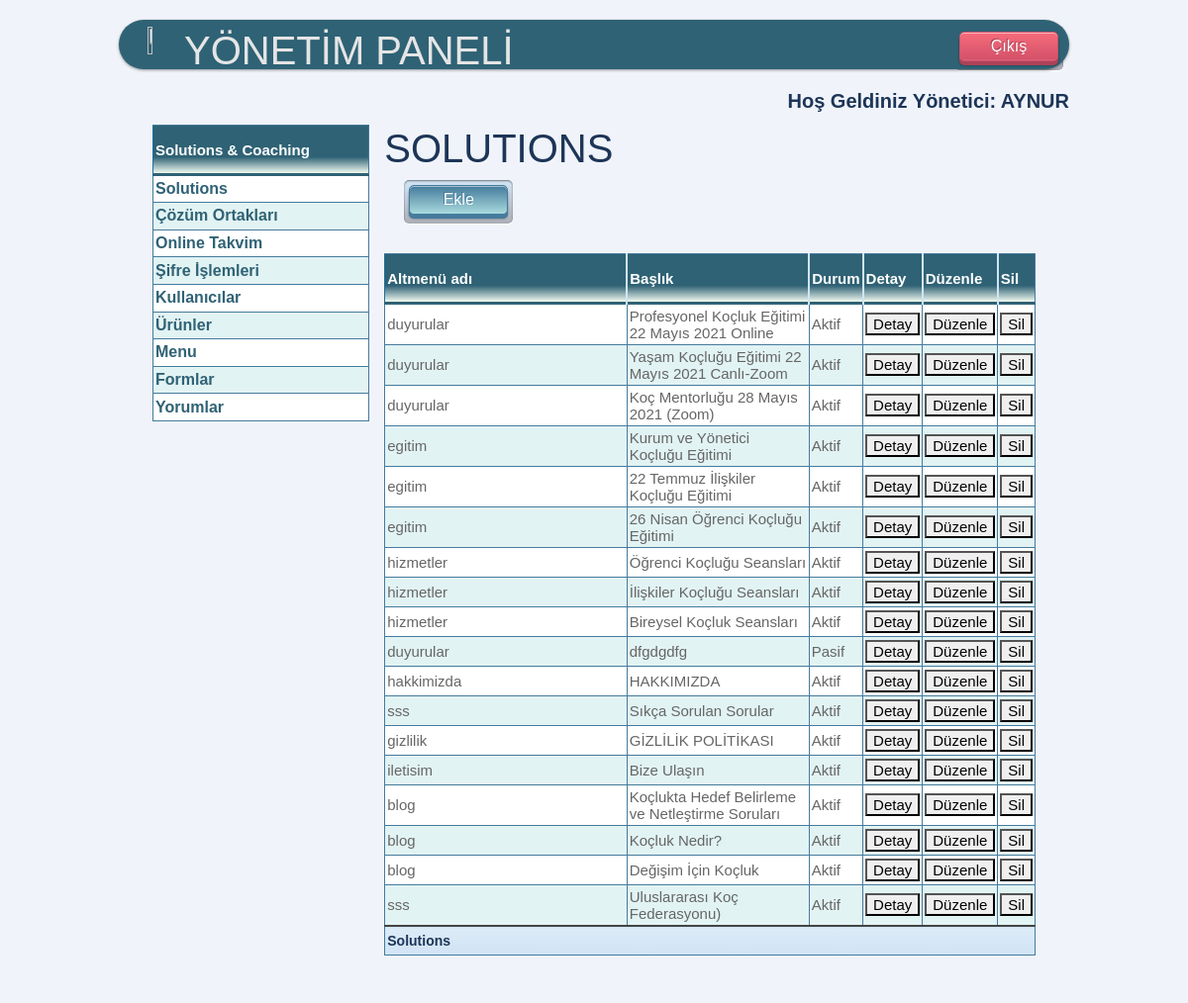
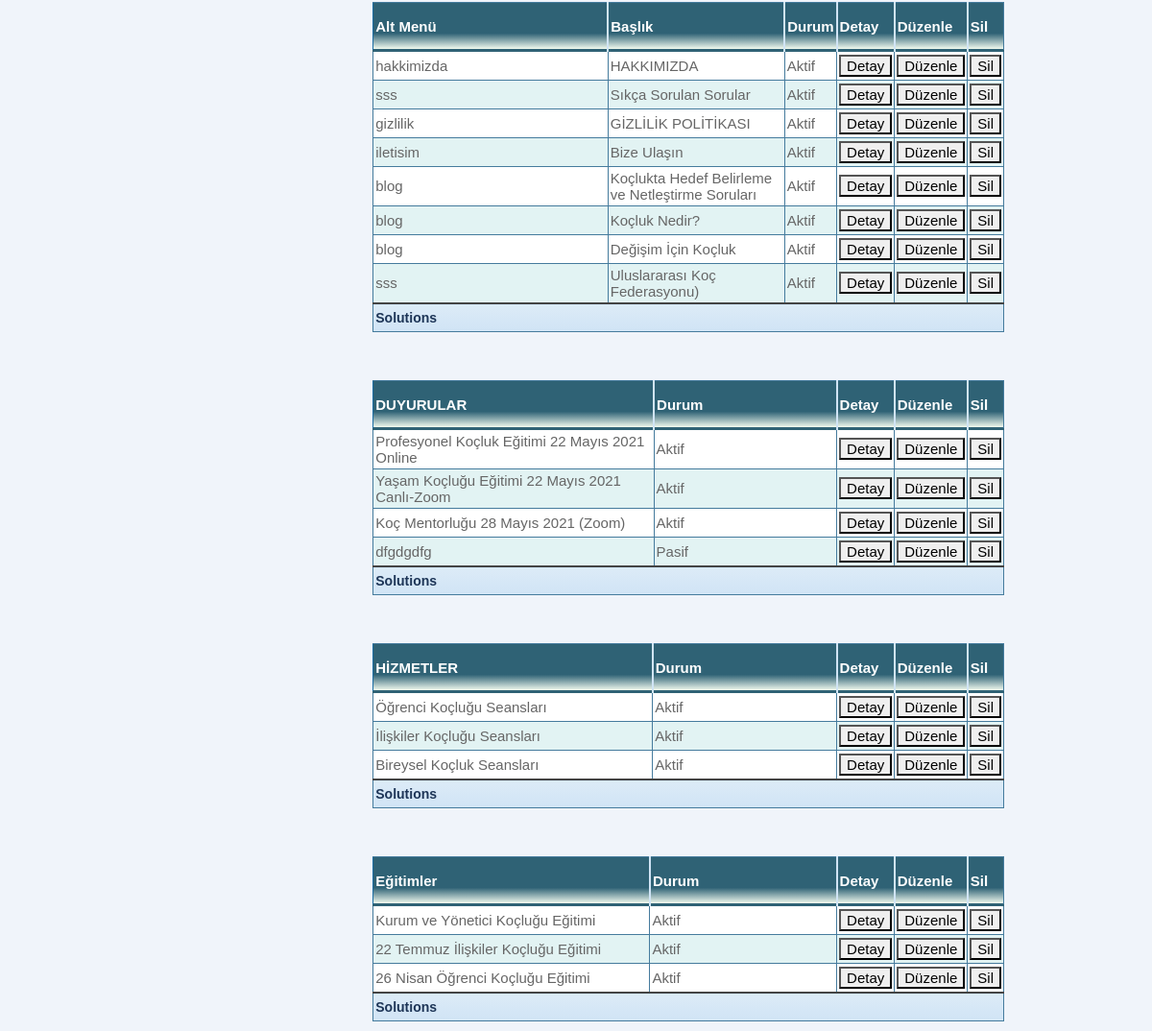
Page /yonetim/solutions/ (signed in) on the committed database (2 pictures, top to bottom).
### mysite/models.py (models this page shows)
class Solutions(models.Model):
    id = models.IntegerField(primary_key=True)
    altmenuadi = models.CharField(max_length=100, verbose_name='Menü Adi')
    baslik = models.CharField(max_length=100, verbose_name='Başlık')
    icerik = RichTextField(verbose_name="içerik", null=True, blank=True)
    img = models.ImageField(blank=True, null=True, )
    durum = models.BooleanField(blank=True, null=True, verbose_name='Aktif')
    dosya = models.FileField(blank=True, null=True, )
    sira = models.PositiveSmallIntegerField(blank=True)
    aciklama=models.CharField(max_length=500, verbose_name='Açıklama', blank=True)

### mysite/views.py (the view)
# urls.py: path('yonetim/solutions/', views.solutions_liste),
@login_required(login_url=settings.LOGIN_URL)
def solutions_liste(request):
    solutions = Solutions.objects.all()
    blog = Solutions.objects.filter(altmenuadi__in=['blog', 'kocluk', 'sss', 'hakkimizda', 'iletisim', 'gizlilik'])
    duyurular = Solutions.objects.filter(altmenuadi='duyurular')
    hizmetler = Solutions.objects.filter(altmenuadi="hizmetler")
    egitim = Solutions.objects.filter(altmenuadi="egitim")
    context = {'solutions': solutions,
               'egitim': egitim,
               'blog': blog,
               'duyurular': duyurular,
               'hizmetler': hizmetler,
               }
    return render(request, 'yonetim/solutions/liste.html', context)

### mysite/templates/yonetim/solutions/liste.html (shortened to what this page needs)
{% extends "yonetim/base.html" %}
{% block baslik %}SOLUTIONS{% endblock %}
{% block content %}
<div class="sol">
    {% if request.user.is_superuser %}
        <button type="button" onclick="btn_git()" class="push_button blue">Ekle</button>
    {% else %}
        <p></p>
    {% endif %}
</div>
<div>
</div>
<div>
    <table class="blueTable" style="margin-top: 50px;">
    <thead>
    <tr>
        <th>Altmenü adı</th>
        <th>Başlık</th>
        <th>Durum</th>
        <th>Detay</th>
        <th>Düzenle&nbsp;</th>
        <th>Sil</th>
    </tr>
    </thead>
    <tfoot>
    <td colspan="6" style="height:30px; color:#1D3557">Solutions</td>
    </tfoot>
    <tbody>
    <tr>
        {% for solutions in solutions  %}
        <td>{{solutions.altmenuadi}}</td>
        <td>{{solutions.baslik}}</td>
        <td>{% if solutions.durum %}Aktif{% else %}Pasif{% endif %}</td>
        <td>
            <a href="/yonetim/solutions/detay/{{ solutions.id }}"><button>Detay</button></a>
        </td>
        <td>
            <a href="/yonetim/solutions/duzenle/{{ solutions.id }}"><button>Düzenle</button></a>
        </td>
         {% if request.user.is_superuser %}
        <td>
            <a href="/yonetim/solutions/sil/{{ solutions.id }}"><button>Sil</button></a>
        </td>
        {% else %}
        <td>
            <a href="/yonetim/solutions/sil/{{ solutions.id }}" ><button disabled="disabled">Sil</button></a>
        </td>
        {% endif %}
    </tr>
    {% endfor %}
    </tbody>
</table>
</div>
<div>
<table class="blueTable" style="margin-top: 50px;">
    <thead>
    <tr>
        <th>Alt Menü</th>
        <th>Başlık</th>
        <th>Durum</th>
        <th>Detay</th>
        <th>Düzenle&nbsp;</th>
        <th>Sil</th>
    </tr>
    </thead>
    <tfoot>
    <td colspan="6" style="height:30px; color:#1D3557">Solutions</td>
    </tfoot>
    <tbody>
    <tr>
        {% for blog in blog  %}
        <td>{{blog.altmenuadi}}</td>
        <td>{{blog.baslik}}</td>
        <td>{% if blog.durum %}Aktif{% else %}Pasif{% endif %}</td>
        <td>
            <a href="/yonetim/solutions/detay/{{ blog.id }}"><button>Detay</button></a>
        </td>
        <td>
            <a href="/yonetim/solutions/duzenle/{{ blog.id }}"><button>Düzenle</button></a>
        </td>
         {% if request.user.is_superuser %}
        <td>
            <a href="/yonetim/solutions/sil/{{ blog.id }}"><button>Sil</button></a>
        </td>
        {% else %}
        <td>
            <a href="/yonetim/solutions/sil/{{ blog.id }}" ><button disabled="disabled">Sil</button></a>
        </td>
        {% endif %}
    </tr>
    {% endfor %}
    </tbody>
</table>
    </div>
<div>
    <table class="blueTable" style="margin-top: 50px;">
    <thead>
    <tr>
        <th>DUYURULAR</th>
        <th>Durum</th>
        <th>Detay</th>
        <th>Düzenle&nbsp;</th>
        <th>Sil</th>
    </tr>
    </thead>
    <tfoot>
    <td colspan="6" style="height:30px; color:#1D3557">Solutions</td>
    </tfoot>
    <tbody>
    <tr>
        {% for duyurular in duyurular  %}
        <td>{{duyurular.baslik}}</td>
        <td>{% if duyurular.durum %}Aktif{% else %}Pasif{% endif %}</td>
        <td>
            <a href="/yonetim/solutions/detay/{{ duyurular.id }}"><button>Detay</button></a>
        </td>
        <td>
            <a href="/yonetim/solutions/duzenle/{{ duyurular.id }}"><button>Düzenle</button></a>
        </td>
         {% if request.user.is_superuser %}
        <td>
            <a href="/yonetim/solutions/sil/{{ duyurular.id }}"><button>Sil</button></a>
        </td>
        {% else %}
        <td>
            <a href="/yonetim/solutions/sil/{{ duyurular.id }}" ><button disabled="disabled">Sil</button></a>
        </td>
        {% endif %}
    </tr>
    {% endfor %}
    </tbody>
</table>
</div>
<div>
    <table class="blueTable" style="margin-top: 50px;">
    <thead>
    <tr>
        <th>HİZMETLER</th>
        <th>Durum</th>
        <th>Detay</th>
        <th>Düzenle&nbsp;</th>
        <th>Sil</th>
    </tr>
    </thead>
    <tfoot>
    <td colspan="6" style="height:30px; color:#1D3557">Solutions</td>
    </tfoot>
    <tbody>
    <tr>
        {% for hizmetler in hizmetler  %}
        <td>{{hizmetler.baslik}}</td>
        <td>{% if hizmetler.durum %}Aktif{% else %}Pasif{% endif %}</td>
        <td>
            <a href="/yonetim/solutions/detay/{{ hizmetler.id }}"><button>Detay</button></a>
        </td>
        <td>
            <a href="/yonetim/solutions/duzenle/{{ hizmetler.id }}"><button>Düzenle</button></a>
        </td>
         {% if request.user.is_superuser %}
        <td>
            <a href="/yonetim/solutions/sil/{{ hizmetler.id }}"><button>Sil</button></a>
        </td>
        {% else %}
        <td>
            <a href="/yonetim/solutions/sil/{{ kocluk.id }}" ><button disabled="disabled">Sil</button></a>
        </td>
        {% endif %}
    </tr>
    {% endfor %}
    </tbody>
</table>
</div>
<div>
    <table class="blueTable" style="margin-top: 50px;">
    <thead>
    <tr>
        <th>Eğitimler</th>
        <th>Durum</th>
        <th>Detay</th>
        <th>Düzenle&nbsp;</th>
        <th>Sil</th>
    </tr>
    </thead>
    <tfoot>
    <td colspan="6" style="height:30px; color:#1D3557">Solutions</td>
    </tfoot>
    <tbody>
    <tr>
        {% for egitim in egitim  %}
        <td>{{egitim.baslik}}</td>
        <td>{% if egitim.durum %}Aktif{% else %}Pasif{% endif %}</td>
        <td>
            <a href="/yonetim/solutions/detay/{{ egitim.id }}"><button>Detay</button></a>
        </td>
        <td>
            <a href="/yonetim/solutions/duzenle/{{ egitim.id }}"><button>Düzenle</button></a>
        </td>
         {% if request.user.is_superuser %}
        <td>
            <a href="/yonetim/solutions/sil/{{ egitim.id }}"><button>Sil</button></a>
        </td>
        {% else %}
        <td>
            <a href="/yonetim/solutions/sil/{{ egitim.id }}" ><button disabled="disabled">Sil</button></a>
        </td>
        {% endif %}
    </tr>
    {% endfor %}
    </tbody>
</table>
</div>
{% endblock %}

### mysite/templates/yonetim/base.html (shortened to what this page needs)
{% load static %}
<html xmlns="http://www.w3.org/1999/html" xmlns="http://www.w3.org/1999/html" >
<head>
    <link href="https://cdn.jsdelivr.net/npm/bootstrap@5.0.0-beta1/dist/css/bootstrap.min.css" rel="stylesheet">
    <link href="{% static 'style.css' %}" rel="stylesheet" type="text/css" />
</head>
<body>
<div id="banner1">
        <div class="sol">
            <img src="/static/img/logo5.png" style="text-align: center; width: 50%; height: 80%; image-rendering: pixelated; margin">
        </div>
        <h1 style="color:#e5e5e5;" class="sol">YÖNETİM PANELİ</h1>
        <div class="sag">
            <button type="button" onclick="btn_cik()" class="push_button red"   >Çıkış</button>
        </div>
</div>
<div class="sag" style="font-weight: bold; color: #1D3557; margin-top:20px;">
    {% if request.user.is_superuser %}
        <label style="font-size:20px;" >Hoş Geldiniz Yönetici:</label>
        <label style="text-transform: uppercase; font-size:20px;"> {{request.user.username}} </label>
    {% else %}
        <label style="font-size:20px;" >Hoş Geldiniz Kullanıcı:</label>
        <label style="text-transform: uppercase; font-size:20px;">{{request.user.username}} </label>
    {% endif %}
</div>
<div style="width: 95%;" class="container" >
    <table class="blueTable" cellpadding="10" style="height:300px;">
            <thead><th>Solutions & Coaching </th></thead>
            <tr><th style=""><a href="/yonetim/solutions/"> Solutions</a></th></tr>
            <tr><th><a href="/yonetim/ekip/">Çözüm Ortakları</a></th></tr>
            <tr><th><a href="/yonetim/onlinetakvim/">Online Takvim</a></th></tr>
            <tr><th><a href="/sifre/">Şifre İşlemleri</a></th></tr>
            <tr><th><a href = "/yonetim/kullanici">Kullanıcılar</a> </th></tr>
            <tr><th><a href = "/yonetim/urun">Ürünler</a> </th></tr>
            <tr><th><a href = "/yonetim/menu">Menu</a> </th></tr>
            <tr><th><a href = "/yonetim/form">Formlar</a> </th></tr>
            <tr><th><a href = "/yonetim/yorum">Yorumlar</a> </th></tr>
    </table>
    <div>
        <h1 style="color: #1D3557">{%block baslik%}{% endblock%}</h1>
        {% block content %}{% endblock %}
    </div>
</div>
</body>
</html>

### rows in the picture
Solutions: altmenuadi "duyurular", baslik "Profesyonel Koçluk Eğitimi 22 Mayıs 2021 Online", durum "Aktif"
Solutions: altmenuadi "duyurular", baslik "Yaşam Koçluğu Eğitimi 22 Mayıs 2021 Canlı-Zoom", durum "Aktif"
Solutions: altmenuadi "duyurular", baslik "Koç Mentorluğu 28 Mayıs 2021 (Zoom)", durum "Aktif"
Solutions: altmenuadi "egitim", baslik "Kurum ve Yönetici Koçluğu Eğitimi", durum "Aktif"
Solutions: altmenuadi "egitim", baslik "22 Temmuz İlişkiler Koçluğu Eğitimi", durum "Aktif"
Solutions: altmenuadi "egitim", baslik "26 Nisan Öğrenci Koçluğu Eğitimi", durum "Aktif"
Solutions: altmenuadi "hizmetler", baslik "Öğrenci Koçluğu Seansları", durum "Aktif"
Solutions: altmenuadi "hizmetler", baslik "İlişkiler Koçluğu Seansları", durum "Aktif"
Solutions: altmenuadi "hizmetler", baslik "Bireysel Koçluk Seansları", durum "Aktif"
Solutions: altmenuadi "duyurular", baslik "dfgdgdfg", durum "Pasif"
Solutions: altmenuadi "hakkimizda", baslik "HAKKIMIZDA", durum "Aktif"
Solutions: altmenuadi "sss", baslik "Sıkça Sorulan Sorular", durum "Aktif"
Solutions: altmenuadi "gizlilik", baslik "GİZLİLİK POLİTİKASI", durum "Aktif"
Solutions: altmenuadi "iletisim", baslik "Bize Ulaşın", durum "Aktif"
Solutions: altmenuadi "blog", baslik "Koçlukta Hedef Belirleme ve Netleştirme Soruları", durum "Aktif"
Solutions: altmenuadi "blog", baslik "Koçluk Nedir?", durum "Aktif"
Solutions: altmenuadi "blog", baslik "Değişim İçin Koçluk", durum "Aktif"
Solutions: altmenuadi "sss", baslik "Uluslararası Koç Federasyonu)", durum "Aktif"

### other values in the picture
{{ request.user.username }} "AYNUR"
